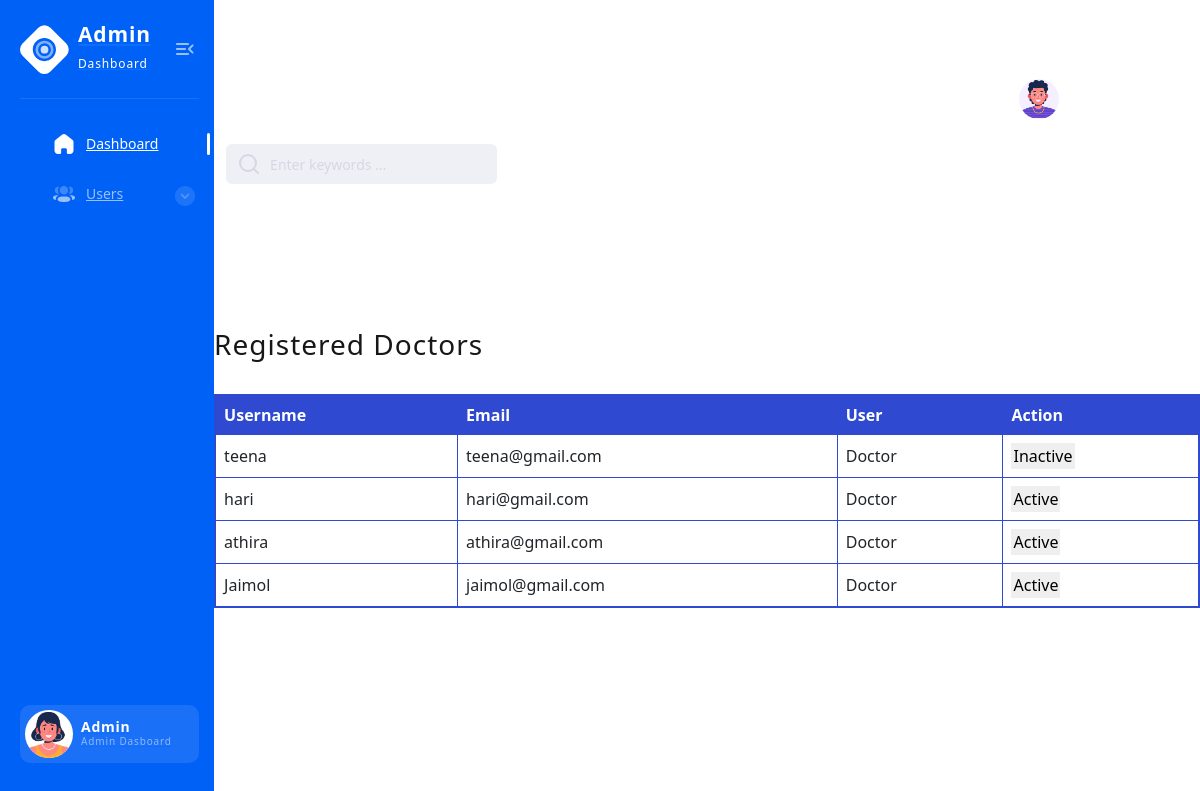
/doctors/, run on an earlier commit of the app's database.
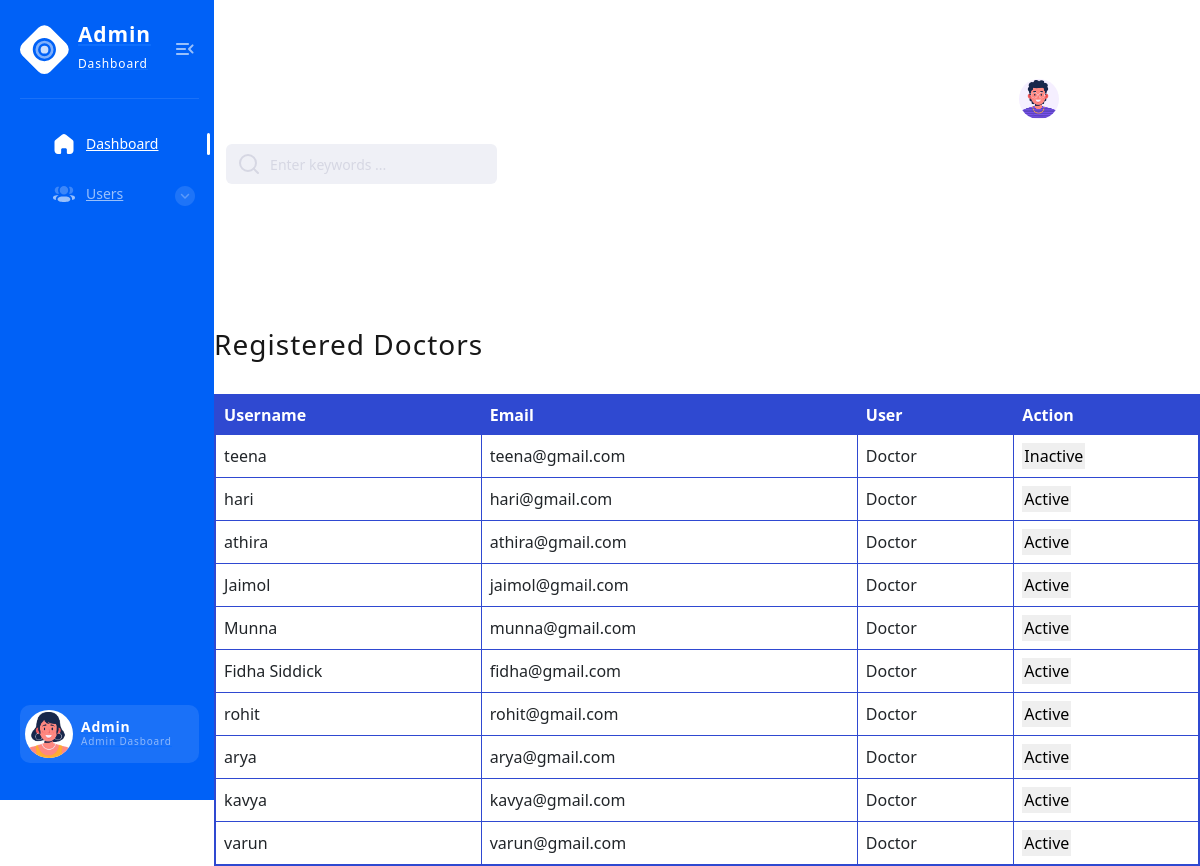
And on a later commit of the database.
### ct/models.py (models this page shows)
class CustomUser(AbstractUser):
    CUSTOMER = 1
    DIETITIAN = 2
    DOCTOR = 3
    ROLE_CHOICE = (
     (CUSTOMER, 'Customer'),
     (DIETITIAN, 'Dietitian'),
     (DOCTOR, 'Doctor'),
    )
    username = models.CharField(max_length=100,unique=True ,default='')
    email = models.EmailField(unique=True)
    password = models.CharField(max_length=128)
    is_Customer = models.BooleanField(default=False)
    is_Dietitian = models.BooleanField(default=False)
    is_Doctor = models.BooleanField(default=False)
    REQUIRED_FIELDS = []

### ct/views.py (the view)
# urls.py: path('doctors/', views.doctor_list, name='doctor_list'),
def doctor_list(request):
    users = CustomUser.objects.filter(is_Doctor=True)
    return render(request, 'doctor_list.html', {'users': users})
    pass

### ct/templates/doctor_list.html (shortened to what the changed rows need)
{% load static %}
<html>
  <head>
    <head>
      <link rel="stylesheet" href="{% static './css/style.min2.css' %}">
      <link href="https://cdn.jsdelivr.net/npm/bootstrap@5.0.2/dist/css/bootstrap.min.css" rel="stylesheet">
</head>
<body>
<div class="page-flex">
          <div class="main-wrapper">
        <link href="https://cdn.jsdelivr.net/npm/bootstrap@5.0.2/dist/css/bootstrap.min.css" rel="stylesheet">
  <h3>Registered Doctors</h3><br>
<table class="user-table">
  <thead>
      <tr>
        <th class="blue-header">Username</th>
        <th class="blue-header">Email</th>
        <th class="blue-header">User</th>
        <th class="blue-header">Action</th>
      </tr>
  </thead>
  <tbody>
    {% for user in users %}
    <tr>
      <td>{{ user.username }}</td>
      <td>{{ user.email }}</td>
     <td>
        {% if user.is_Customer %}
          Customer
        {% elif user.is_Dietitian %}
          Dietitian
        {% elif user.is_Doctor %}
          Doctor
        {% endif %}
      </td>
      <td>
        {% if user.is_active %}
        <button class="toggle-status" data-user-id="{{ user.id }}" data-status="{{ user.is_active }}">Active</button>
        {% else %}
          <button class="toggle-status" data-user-id="{{ user.id }}" data-status="inactive">Inactive</button>
        {% endif %}
      </td>
    </tr>
    {% endfor %}
  </tbody>
</table>
</body>
</html>

What changed in the data, as far as the page shows it:
added CustomUser: username "Munna", email "munna@gmail.com", is_Customer "Doctor"
added CustomUser: username "Fidha Siddick", email "fidha@gmail.com", is_Customer "Doctor"
added CustomUser: username "rohit", email "rohit@gmail.com", is_Customer "Doctor"
added CustomUser: username "arya", email "arya@gmail.com", is_Customer "Doctor"
added CustomUser: username "kavya", email "kavya@gmail.com", is_Customer "Doctor"
added CustomUser: username "varun", email "varun@gmail.com", is_Customer "Doctor"
